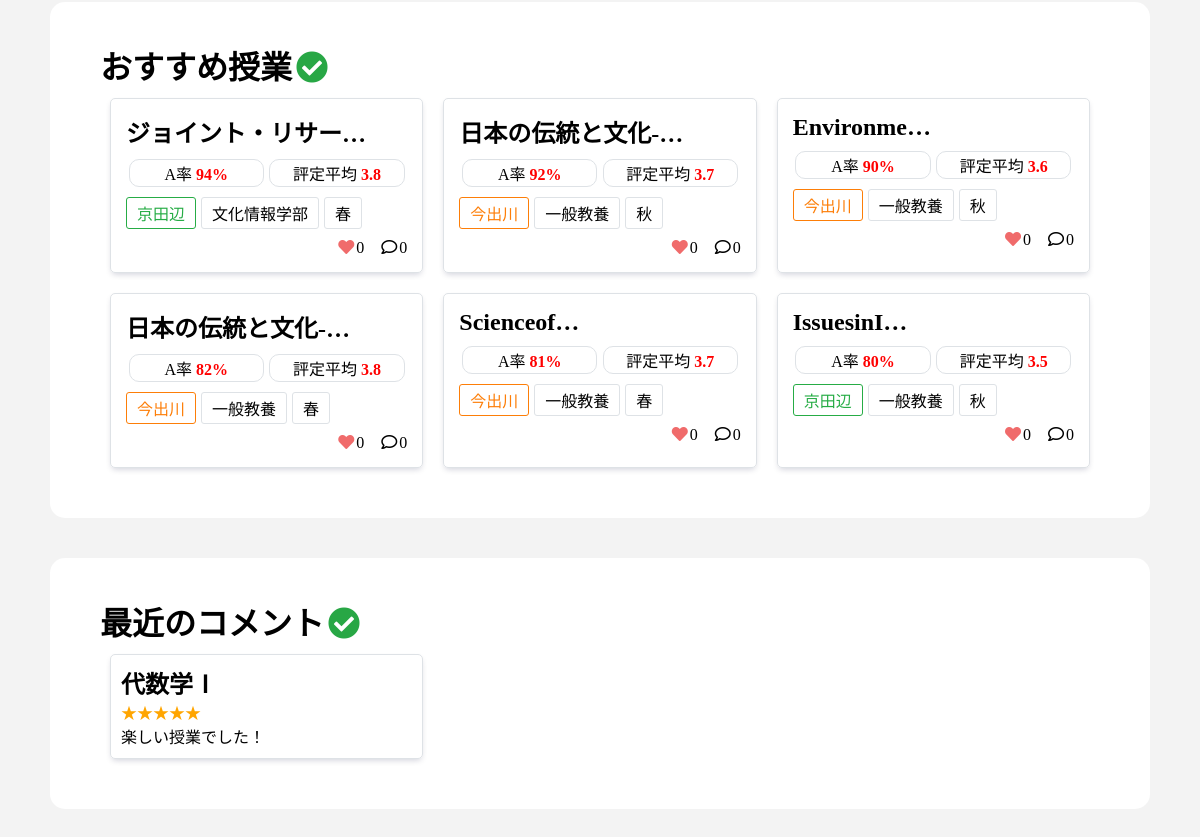
Before: / (lower part) with the older database file.
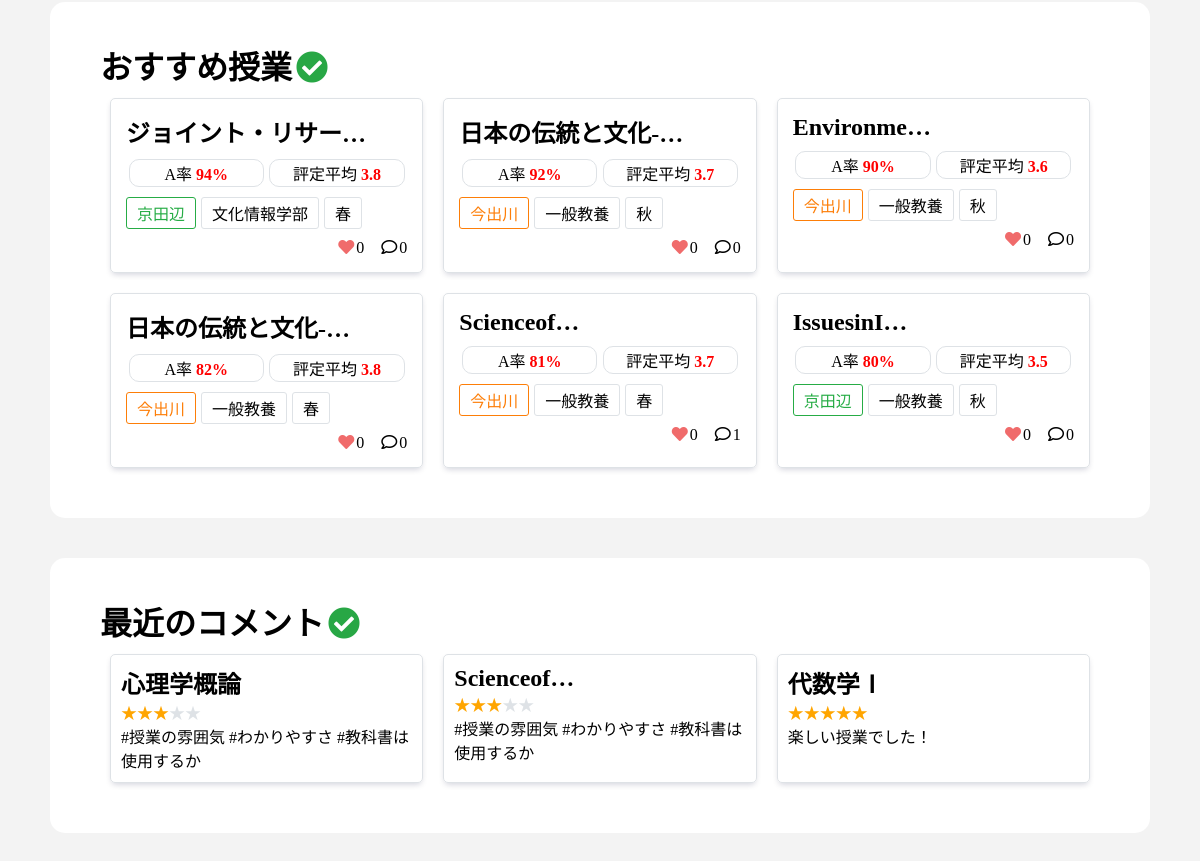
After: the same page with the newer database file.
### dclass_application/models.py (models this page shows, shortened)
class Classes(models.Model):
    class_name = models.CharField(max_length=100)
    a_ratio = models.FloatField(default=0.0)
    b_ratio = models.FloatField(default=0.0)
    c_ratio = models.FloatField(default=0.0)
    d_ratio = models.FloatField(default=0.0)
    f_ratio = models.FloatField(default=0.0)
    o_ratio = models.FloatField(default=0.0)
    average_evaluation = models.FloatField(default=0.0)
    two_ago_a_ratio = models.FloatField(default=0.0)
    three_ago_a_ratio = models.FloatField(default=0.0)
    term = models.CharField(max_length=100)
    year = models.IntegerField(default=2021)
    place = models.CharField(max_length=100)
    class_form = models.CharField(max_length=100)
    day = models.CharField(max_length=100)
    time = models.CharField(max_length=100)
    favorite = models.IntegerField(default=0)
    textbook = models.CharField(max_length=100) #文字列でリスト代用
    code = models.CharField(max_length=100)
    faculty = models.CharField(max_length=100)
    teacher = models.CharField(max_length=100) #文字列でリストを代用
    syllabus_link = models.CharField(max_length=100)
    test_ratio = models.IntegerField(default=0)
    report_ratio = models.IntegerField(default=0)
    participation_ratio = models.IntegerField(default=0)
    comment_num = models.IntegerField(default=0)
    num_student = models.IntegerField(default=0)
    credit = models.IntegerField(default=0)
    def get_short_faculty(self):
        if self.faculty == 'グローバル・コミュニケーション学部': return 'グロコミ'
        if self.faculty == 'グローバル地域文化学部': return 'グロ地域'
        return self.faculty
    def get_modified_a_ratio(self):
        if self.a_ratio == -1: return '不明'
        return str(int(self.a_ratio))+'%'
    def get_modified_average_evaluation(self):
        if self.average_evaluation == -1.0: return '不明'
        return self.average_evaluation

class Comment(models.Model):
    text = models.TextField()
    cl = models.ForeignKey(Classes, on_delete=models.CASCADE)
    user = models.ForeignKey('accounts.CustomUser', on_delete=models.DO_NOTHING)
    star = models.IntegerField(default=0)
    created_at = models.DateTimeField(default=timezone.now)
    def get_star(self):
        return '★' * self.star
    def get_left_star(self):
        return '★' * (5 - self.star)

### dclass_application/views.py (the view)
# urls.py: path('', IndexView.as_view(), name = 'index'),
class IndexView(TemplateView):
    class_model = Classes
    comment_model = Comment
    RECOMMEND_CNT = 6
    RECENT_COMMENT = 6
    def get(self, request):
        params = {
            'form': ClassSeachForm,
            'recommend_data': self.class_model.objects.all().order_by('a_ratio').reverse()[:self.RECOMMEND_CNT],
            'recent_comments': self.comment_model.objects.all().order_by('created_at').reverse()[:self.RECOMMEND_CNT],
        }
        return render(request, 'index.html', params)

### dclass_application/templates/index.html (shortened to what this page needs)
{% extends 'base.html' %}
{% load static %}
{% block css %}
    <link rel="stylesheet" href="{% static 'css/index.css' %}">
    <link rel="stylesheet" href="{% static 'css/_class_list.css' %}">
{% endblock css %}
{% block main %}
    <div class="wrapper">
        <h1>おすすめ授業<i class="fas fa-check-circle fa-fw my-green"></i></h1>
        <div class="class_w">
            {% for cl in recommend_data %}
                {% include "_class_list.html" %}
            {% empty %}
                <p>おすすめの授業はありません</p>
            {% endfor %}
        </div>
    </div>
    <div class="wrapper">
        <h1>最近のコメント<i class="fas fa-check-circle fa-fw my-green"></i></h1>
        <div class="comment_w">
            {% for comment in recent_comments %}
                {% include "_comment_list.html" %}
            {% empty %}
                <p>コメントがありません</p>
            {% endfor %}
        </div>
    </div>
{% endblock main %}

### dclass_application/templates/_class_list.html
<div class="class_result">
    <a href="{% url 'class' cl.id %}">
        <div class="class_result_content">
            <ul>
                <li class="class_result_title">
                    <h2>{{ cl.class_name | truncatechars:10 }}</h2>
                </li>
                <li>
                    <p class="class_a_average_evaluation">A率 <span class="score">{{cl.get_modified_a_ratio}}</span></p>
                    <p class="class_a_average_evaluation">評定平均 <span class="score">{{cl.get_modified_average_evaluation}}</span></p>
                </li>
                <li>
                    {% if cl.place == "今出川" %}
                        <p class="tag imadegawa_tag">{{ cl.place }}</p>
                    {% else %}
                        <p class="tag kyoutanabe_tag">{{ cl.place }}</p>
                    {% endif %}
                    <p class="tag faculty_tag">{{ cl.get_short_faculty }}</p>
                    <p class="tag">{{ cl.term }}</p>
                </li>
                <li>
                    <p><i class="fas fa-heart fa-fw my-pink"></i>{{ cl.favorite }}</p>
                    <p><i class="far fa-comment fa-fw"></i>{{cl.comment_num}}</p>
                </li>
            </ul>
        </div>
    </a>
</div>

### dclass_application/templates/_comment_list.html
<div class="comment_result">
    <a href="{% url 'class' comment.cl.id %}">
        <div class="comment_result_content">
            <h2>
            {{comment.cl.class_name | truncatechars:10}}
            </h2>
            <span class="star">{{comment.get_star}}</span><span class="my-gray">{{comment.get_left_star}}</span>
            <p>{{comment.text | truncatechars:40}}</p>
        </div>
    </a>
</div>

Changed rows visible on the page:
changed Classes "Scienceof…": comment_num "0" → "1"
added Comment: cl.class_name "心理学概論", get_star "★★★", get_left_star "★★", text "#授業の雰囲気 #わかりやすさ #教科書は使用するか"
added Comment: cl.class_name "Scienceof…", get_star "★★★", get_left_star "★★", text "#授業の雰囲気 #わかりやすさ #教科書は使用するか"
